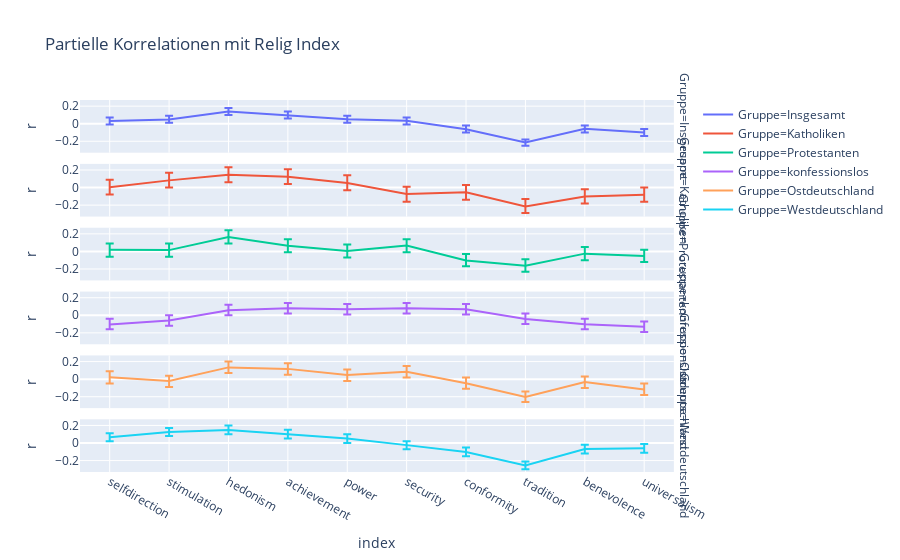

Notebook code for this chart:
### Code cell
px.line(df_list.reset_index(),x='index',y='r',
        title='Partielle Korrelationen mit Relig Index',
        error_y='error_y',error_y_minus='error_y_minus',
       #line_group='Gruppe',
        color='Gruppe',facet_row='Gruppe',
       height=1500)

### Figure 1 — Plotly figure (JSON) as saved in the notebook; plotly's stock layout.template omitted (floating-point values rounded to 4 significant figures)
{"data": [{"error_y": {"array": [0.039, 0.043, 0.04, 0.041, 0.038, 0.036, 0.042, 0.033, 0.038, 0.041], "arrayminus": [0.041, 0.037, 0.04, 0.039, 0.042, 0.044, 0.038, 0.037, 0.042, 0.039]}, "hoverlabel": {"namelength": 0}, "hovertemplate": "Gruppe=Insgesamt<br>index=%{x}<br>r=%{y}", "legendgroup": "Gruppe=Insgesamt", "line": {"color": "#636efa", "dash": "solid"}, "mode": "lines", "name": "Gruppe=Insgesamt", "showlegend": true, "type": "scatter", "x": ["selfdirection", "stimulation", "hedonism", "achievement", "power", "security", "conformity", "tradition", "benevolence", "universalism"], "xaxis": "x6", "y": [0.031, 0.047, 0.14, 0.099, 0.052, 0.034, -0.062, -0.213, -0.058, -0.101], "yaxis": "y6"}, {"error_y": {"array": [0.087, 0.088, 0.083, 0.086, 0.088, 0.082, 0.083, 0.084, 0.081, 0.081], "arrayminus": [0.083, 0.082, 0.087, 0.084, 0.082, 0.088, 0.087, 0.076, 0.079, 0.079]}, "hoverlabel": {"namelength": 0}, "hovertemplate": "Gruppe=Katholiken<br>index=%{x}<br>r=%{y}", "legendgroup": "Gruppe=Katholiken", "line": {"color": "#EF553B", "dash": "solid"}, "mode": "lines", "name": "Gruppe=Katholiken", "showlegend": true, "type": "scatter", "x": ["selfdirection", "stimulation", "hedonism", "achievement", "power", "security", "conformity", "tradition", "benevolence", "universalism"], "xaxis": "x5", "y": [0.003, 0.082, 0.147, 0.124, 0.052, -0.072, -0.053, -0.214, -0.101, -0.081], "yaxis": "y5"}, {"error_y": {"array": [0.072, 0.075, 0.076, 0.074, 0.076, 0.073, 0.072, 0.073, 0.075, 0.071], "arrayminus": [0.078, 0.075, 0.074, 0.076, 0.074, 0.077, 0.068, 0.067, 0.075, 0.069]}, "hoverlabel": {"namelength": 0}, "hovertemplate": "Gruppe=Protestanten<br>index=%{x}<br>r=%{y}", "legendgroup": "Gruppe=Protestanten", "line": {"color": "#00cc96", "dash": "solid"}, "mode": "lines", "name": "Gruppe=Protestanten", "showlegend": true, "type": "scatter", "x": ["selfdirection", "stimulation", "hedonism", "achievement", "power", "security", "conformity", "tradition", "benevolence", "universalism"], "xaxis": "x4", "y": [0.018, 0.015, 0.164, 0.066, 0.004, 0.067, -0.102, -0.163, -0.025, -0.051], "yaxis": "y4"}, {"error_y": {"array": [0.064, 0.058, 0.063, 0.059, 0.061, 0.06, 0.061, 0.061, 0.063, 0.059], "arrayminus": [0.056, 0.062, 0.057, 0.061, 0.059, 0.06, 0.059, 0.059, 0.057, 0.061]}, "hoverlabel": {"namelength": 0}, "hovertemplate": "Gruppe=konfessionslos<br>index=%{x}<br>r=%{y}", "legendgroup": "Gruppe=konfessionslos", "line": {"color": "#ab63fa", "dash": "solid"}, "mode": "lines", "name": "Gruppe=konfessionslos", "showlegend": true, "type": "scatter", "x": ["selfdirection", "stimulation", "hedonism", "achievement", "power", "security", "conformity", "tradition", "benevolence", "universalism"], "xaxis": "x3", "y": [-0.104, -0.058, 0.057, 0.081, 0.069, 0.08, 0.069, -0.041, -0.103, -0.129], "yaxis": "y3"}, {"error_y": {"array": [0.069, 0.062, 0.066, 0.063, 0.063, 0.067, 0.066, 0.062, 0.062, 0.067], "arrayminus": [0.071, 0.068, 0.064, 0.067, 0.067, 0.063, 0.064, 0.058, 0.068, 0.063]}, "hoverlabel": {"namelength": 0}, "hovertemplate": "Gruppe=Ostdeutschland<br>index=%{x}<br>r=%{y}", "legendgroup": "Gruppe=Ostdeutschland", "line": {"color": "#FFA15A", "dash": "solid"}, "mode": "lines", "name": "Gruppe=Ostdeutschland", "showlegend": true, "type": "scatter", "x": ["selfdirection", "stimulation", "hedonism", "achievement", "power", "security", "conformity", "tradition", "benevolence", "universalism"], "xaxis": "x2", "y": [0.021, -0.022, 0.134, 0.117, 0.047, 0.083, -0.046, -0.202, -0.032, -0.117], "yaxis": "y2"}, {"error_y": {"array": [0.045, 0.046, 0.051, 0.052, 0.048, 0.044, 0.052, 0.046, 0.048, 0.051], "arrayminus": [0.045, 0.044, 0.049, 0.048, 0.052, 0.046, 0.048, 0.044, 0.052, 0.049]}, "hoverlabel": {"namelength": 0}, "hovertemplate": "Gruppe=Westdeutschland<br>index=%{x}<br>r=%{y}", "legendgroup": "Gruppe=Westdeutschland", "line": {"color": "#19d3f3", "dash": "solid"}, "mode": "lines", "name": "Gruppe=Westdeutschland", "showlegend": true, "type": "scatter", "x": ["selfdirection", "stimulation", "hedonism", "achievement", "power", "security", "conformity", "tradition", "benevolence", "universalism"], "xaxis": "x", "y": [0.065, 0.124, 0.149, 0.098, 0.052, -0.024, -0.102, -0.256, -0.068, -0.061], "yaxis": "y"}], "layout": {"annotations": [{"font": {}, "showarrow": false, "text": "Gruppe=Westdeutschland", "textangle": 90, "x": 0.98, "xanchor": "left", "xref": "paper", "y": 0.07083, "yanchor": "middle", "yref": "paper"}, {"font": {}, "showarrow": false, "text": "Gruppe=Ostdeutschland", "textangle": 90, "x": 0.98, "xanchor": "left", "xref": "paper", "y": 0.2425, "yanchor": "middle", "yref": "paper"}, {"font": {}, "showarrow": false, "text": "Gruppe=konfessionslos", "textangle": 90, "x": 0.98, "xanchor": "left", "xref": "paper", "y": 0.4142, "yanchor": "middle", "yref": "paper"}, {"font": {}, "showarrow": false, "text": "Gruppe=Protestanten", "textangle": 90, "x": 0.98, "xanchor": "left", "xref": "paper", "y": 0.5858, "yanchor": "middle", "yref": "paper"}, {"font": {}, "showarrow": false, "text": "Gruppe=Katholiken", "textangle": 90, "x": 0.98, "xanchor": "left", "xref": "paper", "y": 0.7575, "yanchor": "middle", "yref": "paper"}, {"font": {}, "showarrow": false, "text": "Gruppe=Insgesamt", "textangle": 90, "x": 0.98, "xanchor": "left", "xref": "paper", "y": 0.9292, "yanchor": "middle", "yref": "paper"}], "autosize": true, "legend": {"tracegroupgap": 0}, "title": {"text": "Partielle Korrelationen mit Relig Index"}, "xaxis": {"anchor": "y", "autorange": true, "domain": [0, 0.98], "range": [-0.5, 9.5], "title": {"text": "index"}, "type": "category"}, "xaxis2": {"anchor": "y2", "autorange": true, "domain": [0, 0.98], "matches": "x", "range": [-0.5, 9.5], "showticklabels": false, "type": "category"}, "xaxis3": {"anchor": "y3", "autorange": true, "domain": [0, 0.98], "matches": "x", "range": [-0.5, 9.5], "showticklabels": false, "type": "category"}, "xaxis4": {"anchor": "y4", "autorange": true, "domain": [0, 0.98], "matches": "x", "range": [-0.5, 9.5], "showticklabels": false, "type": "category"}, "xaxis5": {"anchor": "y5", "autorange": true, "domain": [0, 0.98], "matches": "x", "range": [-0.5, 9.5], "showticklabels": false, "type": "category"}, "xaxis6": {"anchor": "y6", "autorange": true, "domain": [0, 0.98], "matches": "x", "range": [-0.5, 9.5], "showticklabels": false, "type": "category"}, "yaxis": {"anchor": "x", "autorange": true, "domain": [0, 0.1417], "range": [-0.3278, 0.2661], "title": {"text": "r"}, "type": "linear"}, "yaxis2": {"anchor": "x2", "autorange": true, "domain": [0.1717, 0.3133], "matches": "y", "range": [-0.3278, 0.2661], "title": {"text": "r"}, "type": "linear"}, "yaxis3": {"anchor": "x3", "autorange": true, "domain": [0.3433, 0.485], "matches": "y", "range": [-0.3278, 0.2661], "title": {"text": "r"}, "type": "linear"}, "yaxis4": {"anchor": "x4", "autorange": true, "domain": [0.515, 0.6567], "matches": "y", "range": [-0.3278, 0.2661], "title": {"text": "r"}, "type": "linear"}, "yaxis5": {"anchor": "x5", "autorange": true, "domain": [0.6867, 0.8283], "matches": "y", "range": [-0.3278, 0.2661], "title": {"text": "r"}, "type": "linear"}, "yaxis6": {"anchor": "x6", "autorange": true, "domain": [0.8583, 1], "matches": "y", "range": [-0.3278, 0.2661], "title": {"text": "r"}, "type": "linear"}}}
